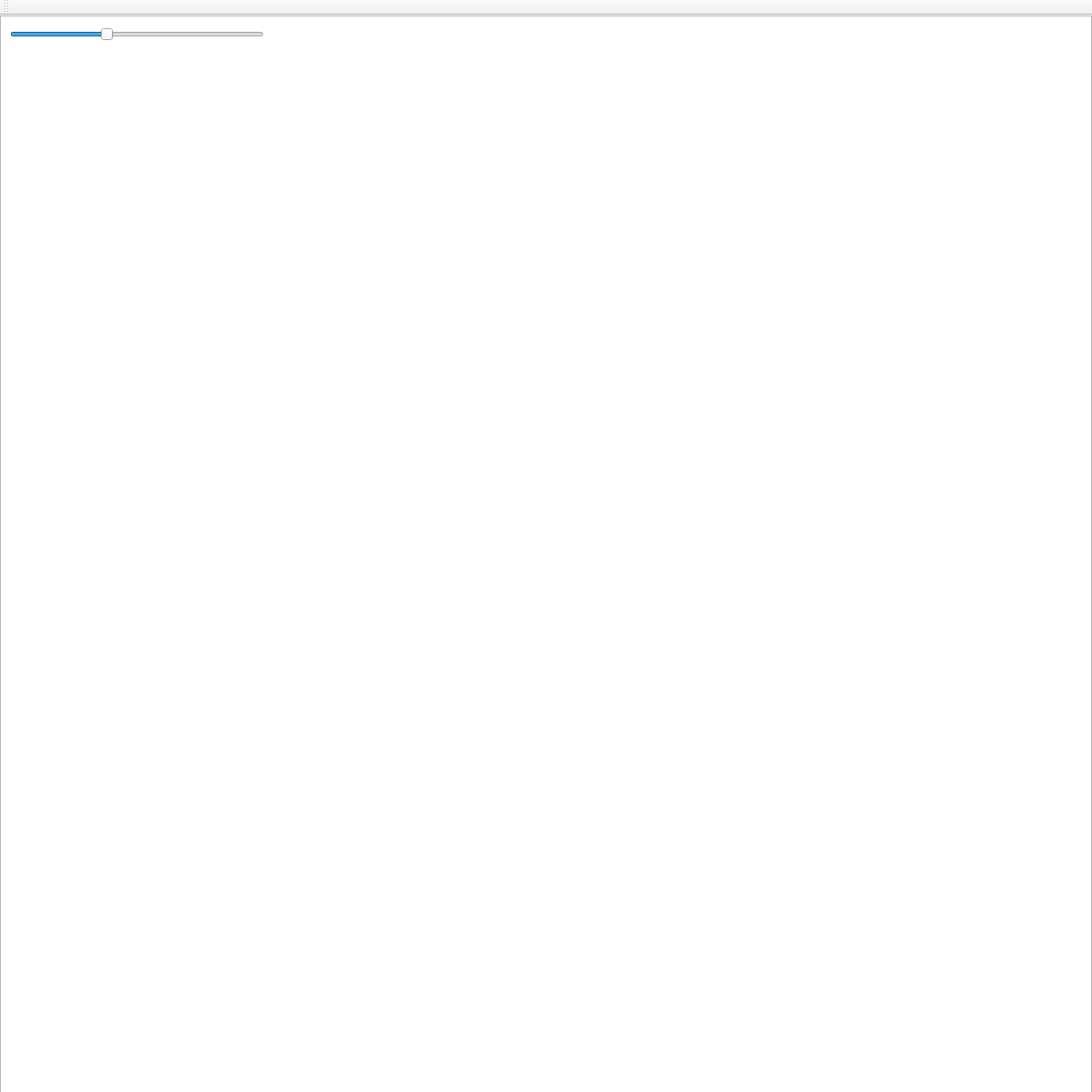
<?xml version="1.0" encoding="UTF-8"?>
<ui version="4.0">
 <class>MainWindow</class>
 <widget class="QMainWindow" name="MainWindow">
  <property name="geometry">
   <rect>
    <x>0</x>
    <y>0</y>
    <width>1200</width>
    <height>1200</height>
   </rect>
  </property>
  <property name="minimumSize">
   <size>
    <width>1000</width>
    <height>1000</height>
   </size>
  </property>
  <property name="windowTitle">
   <string>MainWindow</string>
  </property>
  <widget class="QWidget" name="centralWidget">
   <widget class="QGraphicsView" name="grView">
    <property name="geometry">
     <rect>
      <x>0</x>
      <y>0</y>
      <width>1200</width>
      <height>1200</height>
     </rect>
    </property>
    <property name="minimumSize">
     <size>
      <width>1200</width>
      <height>1200</height>
     </size>
    </property>
   </widget>
   <widget class="QWidget" name="horizontalLayoutWidget">
    <property name="geometry">
     <rect>
      <x>0</x>
      <y>0</y>
      <width>301</width>
      <height>41</height>
     </rect>
    </property>
    <layout class="QHBoxLayout" name="horizontalLayout">
     <item>
      <widget class="QSlider" name="mySlider">
       <property name="minimum">
        <number>200</number>
       </property>
       <property name="maximum">
        <number>1000</number>
       </property>
       <property name="singleStep">
        <number>100</number>
       </property>
       <property name="pageStep">
        <number>100</number>
       </property>
       <property name="sliderPosition">
        <number>500</number>
       </property>
       <property name="orientation">
        <enum>Qt::Horizontal</enum>
       </property>
      </widget>
     </item>
    </layout>
   </widget>
  </widget>
  <widget class="QToolBar" name="mainToolBar">
   <attribute name="toolBarArea">
    <enum>TopToolBarArea</enum>
   </attribute>
   <attribute name="toolBarBreak">
    <bool>false</bool>
   </attribute>
  </widget>
 </widget>
 <layoutdefault spacing="6" margin="11"/>
 <resources/>
 <connections/>
</ui>
